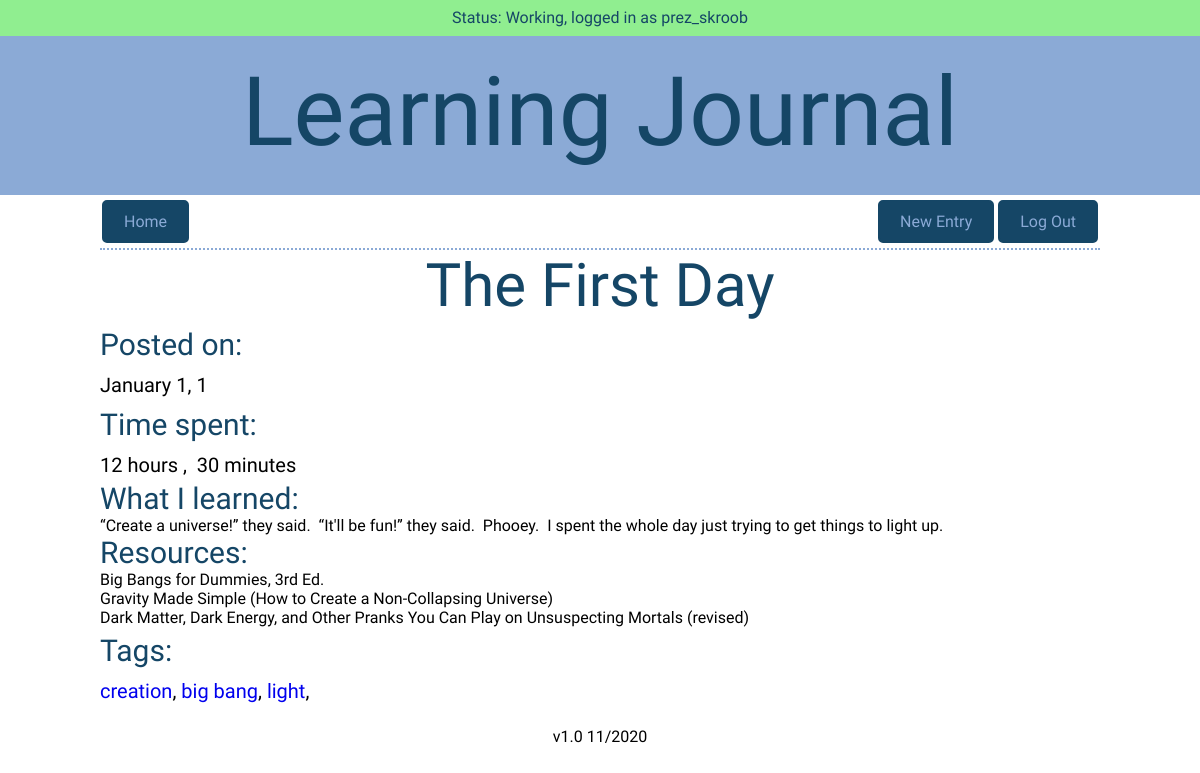
Page /entries/1 (signed in) on the committed database.
### models.py (models this page shows, shortened)
class User(UserMixin, Model):
    id = AutoField()
    username = CharField(unique=True)
    password = CharField(max_length=100)
    god = BooleanField(default=False)
    class Meta:
        database = DATABASE

class Entry(Model):
    id = AutoField()
    user = ForeignKeyField(User, backref="entries")
    title = CharField(max_length=256)
    date = DateField(default=datetime.date.today)
    time_spent = TimeField()
    learned = TextField()
    resources = TextField()
    tags = CharField(max_length=256)
    private = BooleanField(default=False)
    hidden = BooleanField(default=False)
    class Meta:
        database = DATABASE

### app.py (the view)
@app.route("/entries/<user>")
def user_entries(user):
    global last_route, cur_user, cur_entry, cur_tag
    last_route = "user_entries"
    cur_user = user
    cur_entry = None
    cur_tag = None
    if not current_user.is_authenticated or (current_user.username != user
                                             and current_user.god == False):  # noqa
        entries = (models.Entry.select().where(
            models.Entry.hidden == False)  # noqa E712 (must use == in peewee)
                   .join(models.User)
                   .where(models.User.username == user)
                   .order_by(models.Entry.date.asc()))
    else:
        try:
            target_user = models.User.get(models.User.username == user)
        except models.DoesNotExist:
            flash("User does not exist.", "error")
            return redirect(url_for("index"))
        entries = target_user.entries.order_by(models.Entry.date.asc())
    if current_user.is_authenticated:
        user_ = current_user.username
        if current_user.god:
            god = True
        else:
            god = False
        if current_user.username == user:
            by = "You"
        else:
            by = user
    else:
        god = False
        by = user
        user_ = ""
    return render_template("listing.html", entries=entries, user=user_, god=god,
                           home=False, by=by)

### app.py (called while the page is built)
@login_manager.user_loader
def load_user(userid):
    try:
        return models.User.get(models.User.id == userid)
    except models.DoesNotExist:
        return None

@app.before_request
def before_request():
    g.db = models.DATABASE
    g.db.connect()
    g.user = current_user

@app.after_request
def after_request(response):
    g.db.close()
    return response

def listify(string: str) -> list:
    raw_list = string.split(",")
    final_list = []
    for tag in raw_list:
        stripped_tag = tag.strip()
        if stripped_tag != "":
            final_list.append(stripped_tag)
    return final_list

### templates/detail.html (shortened to what this page needs)
{% extends "layout.html" %}
{% from "macros.html" import nav_bar with context %}
{% block nav %}
    {{ nav_bar(False) }}
{% endblock %}
{% block content %}
    <div class="entry-title">{{ entry.title }}</div>
    <div class="entry"><span class="entry-label">Posted on:</span><br>{{ entry.date.strftime("%B %d").replace(" 0", " ") }}, {{ entry.date.strftime("%Y") }}</div>
    <div class="entry"><span class="entry-label">Time spent:</span><br>
        {% if entry.time_spent.strftime("%H:%M") == "00:00" %}
            n/a
        {% else %}
            {% if entry.time_spent.strftime("%H") != "00" %}
                {{ entry.time_spent.strftime("%H").lstrip("0") }}
                {% if entry.time_spent.strftime("%H") == "01" %}
                    hour
                {% else %}
                    hours
                {% endif %}
            {% endif %}
            {% if entry.time_spent.strftime("%H") != "00" and entry.time_spent.strftime("%M") != "00" %}
                ,&nbsp;
            {% endif %}
            {% if entry.time_spent.strftime("%M") != "00" %}
                {{ entry.time_spent.strftime("%M").lstrip("0") }}
                {% if entry.time_spent.strftime("%M") == "01" %}
                    minute
                {% else %}
                    minutes
                {% endif %}
            {% endif %}
        {% endif %}
    </div>
    <div class="entry-multiline"><span class="entry-label">What I learned:</span><br>{{ entry.learned }}</div>
    <div class="entry-multiline"><span class="entry-label">Resources:</span><br>{{ entry.resources }}</div>
    <div class="entry"><span class="entry-label">Tags:</span><br>
        {% for tag in tags %}
            <a href="{{ url_for('show_tag', tag=tag) }}">{{ tag }}</a>,
        {% endfor %}
    </div>
{% endblock %}

### templates/layout.html (shortened to what this page needs)
<!DOCTYPE html>
<html lang="en">
    <head>
        <link href="https://fonts.googleapis.com/css2?family=Asap:ital@0;1&display=swap" rel="stylesheet">        <link rel="stylesheet" href="/static/css/normalize.css">
        <link rel="stylesheet" href="/static/css/site.css">
    </head>
    <body>
        <header>
        <div class="container">
            <div class="messages">
                {% with messages = get_flashed_messages(with_categories=True) %}
                    {% if messages %}
                        {% for category, message in messages %}
                            <div class="notification {{ category }}">{{ message }}</div>
                        {% endfor %}
                    {% else %}
                            <div class="notification success">Status:  Working,
                                {% if current_user.is_authenticated %}
                                    logged in as {{ current_user.username }}
                                {% else %}
                                    not logged in
                                {% endif %}
                            </div>
                    {% endif %}
                {% endwith %}
            </div>
        </div>
            <h1>Learning Journal</h1>
        </header>
        <section>
            {% block nav %}
            {% endblock %}
        </section>
        <section>
            {% block content %}
            {% endblock %}
        </section>
        <footer>
            v1.0 11/2020
        </footer>
    </body>
</html>

### static/css/site.css (style rules this page uses)
html { margin-left: calc(100vw - 100%); }
body { font-size: 16px; font-family: 'Asap', sans-serif; font-weight: 400 color: #404a49; }
section { max-width: 1000px; margin: auto; }
header { margin: 0 -1%; padding-bottom: 6px; text-align: center; color: #154666; background: #8baad6; }
a:link { text-decoration: none; }
h1 { font-size: 96px; font-family: "Sarina", cursive; font-weight: 400; line-height: 25%; }
.messages { height: 36px; background: #90ee90; }
.notification { padding: 8px; }
.success { background: #90ee90; }
.entry { font-size: 20px; line-height: 1.6; }
.entry-label { font-size: 30px; color: #154666; }
.entry-title { font-size: 60px; font-family: 'Hammersmith One', sans-serif; font-weight: 400; color: #154666; text-align: center; }
.entry-multiline { white-space: pre-wrap; }
footer { padding: 20px; text-align: center; }

### rows in the picture
User: username "prez_skroob"
Entry: title "The First Day", date "January 1", date "1", time_spent "12", time_spent "30", learned "“Create a universe!” they said. “It'll be fun!” they said. Phooey. I spent the whole day just trying to get things to light up.", resources "Big Bangs for Dummies, 3rd Ed. Gravity Made Simple (How to Create a Non-Collapsing Universe) Dark Matter, Dark Energy, and Other Pranks You Can Play on Unsuspecting Mortals (revised)"

### other values in the picture
{{ tag }} "creation" "big bang" "light"
